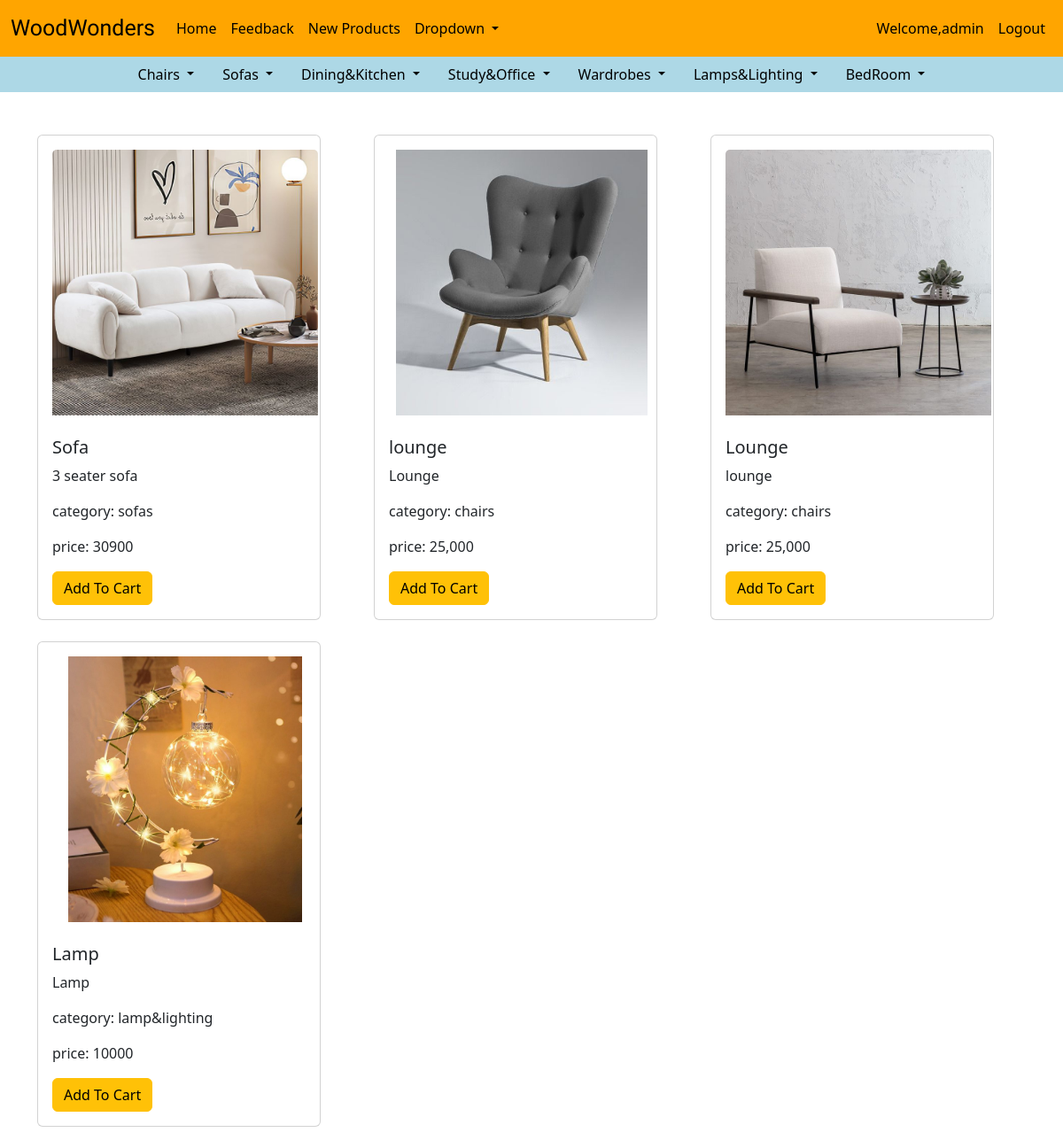
Screenshot of /newproducts/ (signed in) with the database file from the repository.
### myapp/models.py (models this page shows, shortened)
class ProductDetails(models.Model):
    name = models.CharField(max_length=255)
    CATEGORY=[
        ('chairs','Chairs'),
        ('sofas', 'Sofas'),
        ('dining&kitchen', 'Dining&Kitchen'),
        ('study&office', 'Study&Office'),
        ('wardrobes', 'Wardrobes'),
        ('lamp&lighting', 'Lamp&Lighting'),
        ('bedroom', 'BedRoom')
    ]
    category=models.CharField(max_length=20, choices=CATEGORY)
    description = models.TextField()
    price = models.CharField(max_length=20)
    picture = models.ImageField(upload_to='static/productimages/', null=True,blank=True)
    created_at = models.DateTimeField(auto_now_add=True)

### myapp/views.py (the view)
# urls.py: path('newproducts/', views.newproducts, name='newproducts'),
def newproducts(request):
    if request.method == 'GET':
        product_details_list = ProductDetails.objects.all()
        return render(request, 'newproducts.html', {'product_details_list': product_details_list})

### myapp/templates/newproducts.html (shortened to what this page needs)
{% extends 'navbar.html' %}
{% load static %}
{% block body %}
<div class="container mt-5">
    <div class="row">
        {% for product_details in product_details_list %}
            <div class="col-md-4 mb-4">
                <div class="card" style="width: 20rem;">
                    <div class="card-body">
                        <img src="{% if product_details.picture %}{{ product_details.picture.url }}{% endif %}" class="card-img-top" alt="product image" style="width: 300px; height: 300px; object-fit: contain; transition: transform 0.3s;">
                        <br><br>
                        <h5 class="card-title">{{ product_details.name }}</h5>
                        <p class="card-text">{{ product_details.description }}</p>
                        <p class="card-text">category: {{ product_details.category }}</p>
                        <p class="card-text">price: {{ product_details.price }}</p>
                        <button type="button" class="btn btn-warning">Add To Cart</button>
                    </div>
                </div>
            </div>
        {% endfor %}
    </div>
</div>
{% endblock %}

### myapp/templates/navbar.html (shortened to what this page needs)
{% load static %}
<html lang="en">
<head>
    <link href="https://cdn.jsdelivr.net/npm/bootstrap@5.3.2/dist/css/bootstrap.min.css" rel="stylesheet">
    <link href="https://cdn.jsdelivr.net/npm/bootstrap-icons@1.19.0/font/bootstrap-icons.css" rel="stylesheet">
</head>
<body>
    <nav class="navbar navbar-expand-lg">
        <div class="container-fluid">
            <a class="navbar-brand" href="{% url 'home' %}">WoodWonders</a>
            <div class="collapse navbar-collapse" id="navbarSupportedContent">
                <ul class="navbar-nav me-auto mb-2 mb-lg-0">
                    <li class="nav-item">
                        <a class="nav-link active" aria-current="page" href="{% url 'home' %}">Home</a>
                    </li>
                    <li class="nav-item">
                        <a class="nav-link" href="{% url 'feedback' %}">Feedback</a>
                    </li>
                    <li class="nav-item">
                        <a class="nav-link" href="{% url 'newproducts' %}">New Products</a>
                    </li>
                    <li class="nav-item dropdown">
                        <a class="nav-link dropdown-toggle" href="#" role="button" data-bs-toggle="dropdown" aria-expanded="false">
                            Dropdown
                        </a>
                    </li>
                </ul>
<ul class="navbar-nav ms auto">
    <li>
        {% if user.is_authenticated %}
        <li class="nav-item">
    <span class="nav-link">Welcome,{{user.username}}</span>
      </li>
        <li class="nav-item">
            <a class="nav-link" href="{% url 'logout' %}">Logout</a>
        </li>
    {% endif %}
</ul>
            </div>
    </nav>
    <ul class="nav justify-content-center">
        <li class="nav-item">
              <li class="nav-item dropdown">
                        <a class="nav-link dropdown-toggle" href="#" role="button" data-bs-toggle="dropdown" aria-expanded="false">
                          Chairs
                        </a>
                    </li>
        </li>
        <li class="nav-item">
         <li class="nav-item dropdown">
                        <a class="nav-link dropdown-toggle" href="#" role="button" data-bs-toggle="dropdown" aria-expanded="false">
                         Sofas
                        </a>
                    </li>
        <li class="nav-item">
             <li class="nav-item dropdown">
                        <a class="nav-link dropdown-toggle" href="#" role="button" data-bs-toggle="dropdown" aria-expanded="false">
                          Dining&Kitchen
                        </a>
                    </li>
        <li class="nav-item">
             <li class="nav-item dropdown">
                        <a class="nav-link dropdown-toggle" href="#" role="button" data-bs-toggle="dropdown" aria-expanded="false">
                    Study&Office
                        </a>
                    </li>
        <li class="nav-item">
                         <li class="nav-item dropdown">
                        <a class="nav-link dropdown-toggle" href="#" role="button" data-bs-toggle="dropdown" aria-expanded="false">
                Wardrobes
                        </a>
                    </li>
        <li class="nav-item">
         <li class="nav-item dropdown">
                        <a class="nav-link dropdown-toggle" href="#" role="button" data-bs-toggle="dropdown" aria-expanded="false">
                Lamps&Lighting
                        </a>
                    </li>
        <li class="nav-item">
           <li class="nav-item dropdown">
                        <a class="nav-link dropdown-toggle" href="#" role="button" data-bs-toggle="dropdown" aria-expanded="false">
              BedRoom
                        </a>
                    </li>
    </ul>
    {% block body %}
    {% endblock %}
</body>
</html>

### myapp/templates/navbar.html (style rules this page uses)
body { overflow-y: auto; }
.navbar-brand { font-family: 'Salsa', cursive; font-size: 25px; }
.nav-link { color: black !important; }
.nav { background-color: lightblue; }
.navbar { background-color: orange; }

### rows the page displays
ProductDetails: picture (picture), name "Sofa", description "3 seater sofa", category "sofas", price "30900"
ProductDetails: picture (picture), name "lounge", description "Lounge", category "chairs", price "25,000"
ProductDetails: picture (picture), name "Lounge", description "lounge", category "chairs", price "25,000"
ProductDetails: picture (picture), name "Lamp", description "Lamp", category "lamp&lighting", price "10000"

### other values shown
{{ user.username }} "admin"
